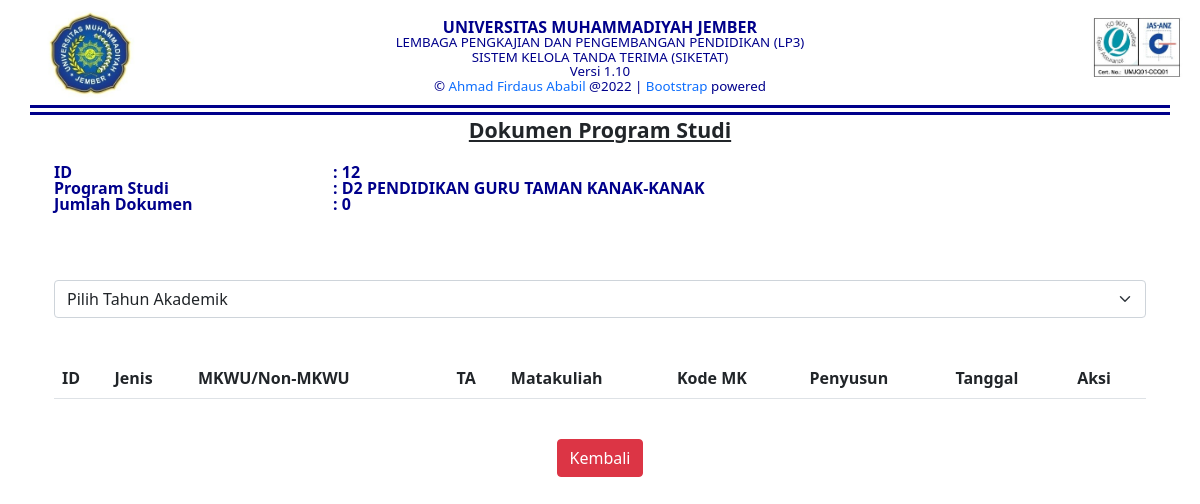
Before: /prodi/?id=12 with the older database file.
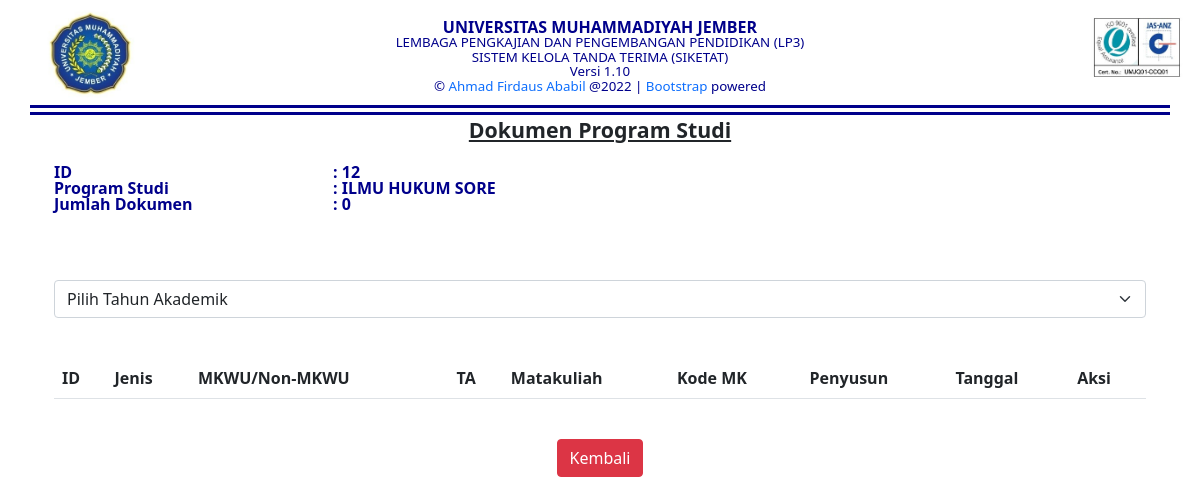
After: the same page with the newer database file.
### tables this page shows
CREATE TABLE `prodi` (
  `id_prodi` smallint(6) NOT NULL,
  `id_fakultas` tinyint(4) NOT NULL,
  `prodi` varchar(100) NOT NULL,
  `email` varchar(100) NOT NULL DEFAULT '-',
  `primer` tinyint(4) NOT NULL DEFAULT 0,
  `nick` varchar(30) DEFAULT NULL
);

### config.php (called while the page is built, shortened)
<?php
$siteurl = 'http://127.0.0.1:80/lp3-siketat/';
$appver = '1.10';
$rights = '2022';
?>

### prodi/index.php (the view, shortened to what this page needs)
<!DOCTYPE html>
<html lang="en">
<?php include('../config.php'); ?>
<?php include('../master.php'); ?>
<head>
<link rel="stylesheet" type="text/css" href="<?php echo $siteurl; ?>assets/bootstrap.min.css">
<link rel="stylesheet" type="text/css" href="<?php echo $siteurl; ?>assets/lp3-main.css">
</head>
<?php
$sql = "SELECT * FROM prodi WHERE id_prodi = ".$_GET['id'];
$query = $con->query($sql);
$data = $query->fetch_assoc();
if(isset($_GET['ta'])){
    $sql2 = "SELECT * FROM ta WHERE id_ta = ".$_GET['ta'];
    $tableSQL = "SELECT dokumen.id, dokumen.mk, jenis.jenis, jenis.mkwu, ta.ta, prodi.prodi, dokumen.tanggal, dokumen.kode_mk FROM dokumen JOIN penyusun ON dokumen.id = penyusun.id_dokumen JOIN jenis ON dokumen.jenis = jenis.id_jenis JOIN ta ON dokumen.ta = ta.id_ta JOIN prodi ON dokumen.prodi = prodi.id_prodi WHERE dokumen.prodi = ".$_GET['id']." AND dokumen.ta = ".$_GET['ta']." ORDER BY id DESC";
    $ta = $con->query($sql2)->fetch_assoc();
} else {
    $tableSQL = "SELECT dokumen.id, dokumen.mk, jenis.jenis, jenis.mkwu, ta.ta, prodi.prodi, dokumen.tanggal, dokumen.kode_mk FROM dokumen JOIN penyusun ON dokumen.id = penyusun.id_dokumen JOIN jenis ON dokumen.jenis = jenis.id_jenis JOIN ta ON dokumen.ta = ta.id_ta JOIN prodi ON dokumen.prodi = prodi.id_prodi WHERE dokumen.prodi = ".$_GET['id']." ORDER BY id DESC";
}
$tableQuery = $con->query($tableSQL);
?>
<body>
<div class="container">
<div class="row header-section">
<div class="col-md-1">
<img class="header-logo logo-left" src="<?php echo $siteurl; ?>assets/logo.jpg">
</div>
<div class="col-md-10 header-lp3">
<h3>UNIVERSITAS MUHAMMADIYAH JEMBER</h3>
<h4>LEMBAGA PENGKAJIAN DAN PENGEMBANGAN PENDIDIKAN (LP3)</h4>
<h4>SISTEM KELOLA TANDA TERIMA (SIKETAT)</h4>
<h4>Versi <?php echo $appver; ?></h4>
<h4>© <a href="https://s.id/soj-firdaus" target="_blank">Ahmad Firdaus Ababil</a> @<?php echo $rights; ?> | <a href="https://getbootstrap.com/" target="_blank">Bootstrap</a> powered</h4>
</div>
<div class="col-md-1">
<img class="header-logo logo-right" src="<?php echo $siteurl; ?>assets/iso.jpg">
</div>
</div>
<div class="container">
<div class="row">
<div class="col-sm-12 col-md-12 col-lg-12 col-xl-12 text-center">
<h2 style="font-size: 16pt; text-decoration: underline;">Dokumen Program Studi</h2><br/>
</div>
</div>
<div class="row">
<div class="col-sm-3 col-md-3 col-lg-3 col-xl-3">
<h3>ID</h3>
<h3>Program Studi</h3>
<h3>Jumlah Dokumen</h3>
</div>
<div class="col-sm-9 col-md-9 col-lg-9 col-xl-9">
<h3>: <?php echo $data['id_prodi'] ?></h3>
<h3>: <?php echo $data['prodi'] ?></h3>
<h3>: <?php echo $tableQuery->num_rows; ?></h3>
</div>
</div><br/>
<div class="row">
<div class="col-sm-12 col-md-12 col-lg-12 col-xl-12">
<form action="<?php echo $siteurl; ?>prodi/" method="GET">
<select class="form-select" id="ta" name="ta" onchange="prodi(<?php echo $_GET['id']; ?>, this.value)" required aria-label="pilih tahun akademik">
<option selected disabled value=""><?php if(isset($_GET['ta'])){ echo $ta['ta'];} else {echo 'Pilih Tahun Akademik';} ?></option>
</select>
</form>
</div>
</div>
<div class="row">
<div class="col-sm-12 col-md-12 col-lg-12 col-xl-12 justify-content-center">
<table id="tabel-dokumen" class="table table-striped table-hover">
<thead>
<tr>
<th>ID</th>
<th>Jenis</th>
<th>MKWU/Non-MKWU</th>
<th>TA</th>
<th>Matakuliah</th>
<th>Kode MK</th>
<th>Penyusun</th>
<th>Tanggal</th>
<th>Aksi</th>
</tr>
</thead>
</table>
<div class="w-100 text-center">
<br/>
<a class="btn btn-danger" href="<?php echo $siteurl; ?>" target="_self">Kembali</a>
</div>
</div>
</div>
</div>
</body>
</html>

### assets/lp3-main.css (style rules this page uses)
body { margin-top: 10px; margin-bottom: 10px; }
form { margin-top: 40px; margin-bottom: 40px; }
img { width: 20px; }
h2 { font-size: 12pt; font-weight: bold; line-height: 0.5; }
h3 { font-size: 12pt; font-weight: bold; line-height: 0.5; color: darkblue; }
h4 { font-size: 10pt; line-height: 0.5; color: darkblue; }
.header-section { border-bottom: 10px solid darkblue; border-bottom-style: double; margin-bottom: 10px; }
.header-lp3 { padding-top: 13px; text-align: center; }
.header-lp3 a { text-decoration: none; }
.header-logo { width: 100px; }
.logo-left { margin-top: -5px; }
.logo-right { right: 2cm; }
.w-100 { width: 100%; }

Changed rows visible on the page:
changed prodi id 12: prodi "D2 PENDIDIKAN GURU TAMAN KANAK-KANAK" → "ILMU HUKUM SORE"
